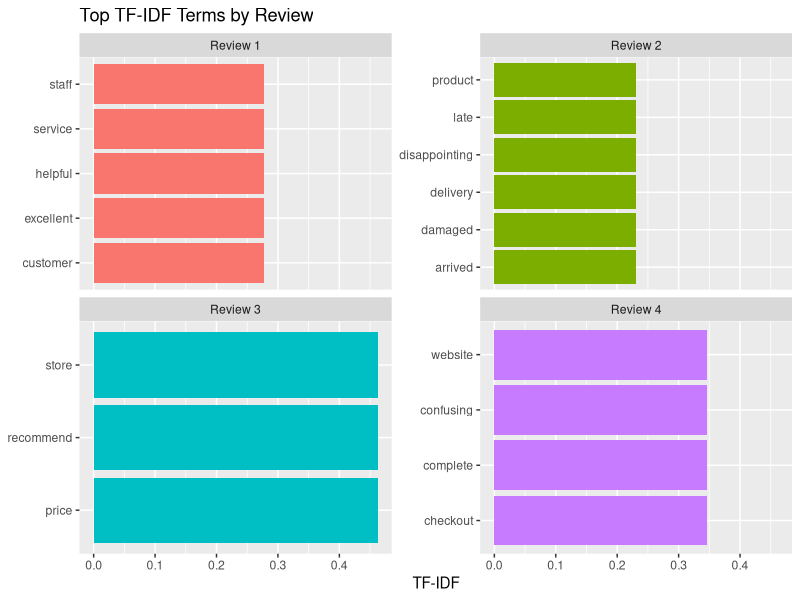

The R script that drew this image:

# Raw word counts (as in tokenization_word_frequency.R) favor common
# words that appear in every document, which aren't very informative.
# TF-IDF (Term Frequency - Inverse Document Frequency) instead highlights
# words that are frequent in ONE document but rare across the rest of
# the corpus - much more useful for characterizing what makes a document
# distinctive (e.g. what topic each customer complaint is really about).

library(tidytext)
library(dplyr)
library(ggplot2)

reviews_df <- data.frame(
  doc_id = c("Review 1", "Review 2", "Review 3", "Review 4"),
  text = c(
    "The customer service was excellent and the staff were very helpful.",
    "Delivery was late and the product arrived damaged, very disappointing.",
    "Great value for the price, I would definitely recommend this store.",
    "The website was confusing and checkout took far too long to complete."
  ),
  stringsAsFactors = FALSE
)

word_counts_by_doc <- reviews_df %>%
  unnest_tokens(word, text) %>%
  anti_join(stop_words, by = "word") %>%
  count(doc_id, word, sort = TRUE)

# bind_tf_idf() adds tf (term frequency), idf (inverse document frequency),
# and tf_idf (their product) as new columns to the word-count table
tfidf_words <- word_counts_by_doc %>%
  bind_tf_idf(word, doc_id, n) %>%
  arrange(desc(tf_idf))

print(head(tfidf_words, 10))

# --- chart: top TF-IDF term per document, faceted so each document's
# most distinctive word stands out separately ---
top_terms <- tfidf_words %>%
  group_by(doc_id) %>%
  slice_max(tf_idf, n = 3) %>%
  ungroup()

ggplot(top_terms, aes(x = reorder(word, tf_idf), y = tf_idf, fill = doc_id)) +
  geom_col(show.legend = FALSE) +
  facet_wrap(~doc_id, scales = "free_y") +
  coord_flip() +
  labs(title = "Top TF-IDF Terms by Review", x = NULL, y = "TF-IDF")
